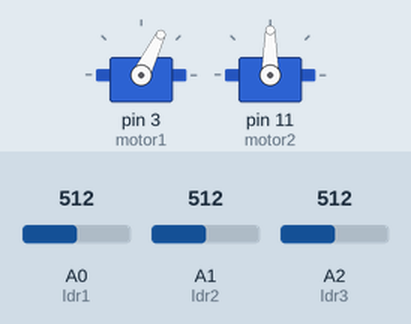
Recording of a sketch running on a simulated Arduino Uno, built with avr-gcc and run on an emulated ATmega328P. Shown: 2 × servo. Inputs (shaded band) come from the test bench; at power-on: A0 (ldr1) = 512, A1 (ldr2) = 512, A2 (ldr3) = 512.

Above: at 1.2 s.
1.3 s: A0 (ldr1) set to 539
At 1.6 s:
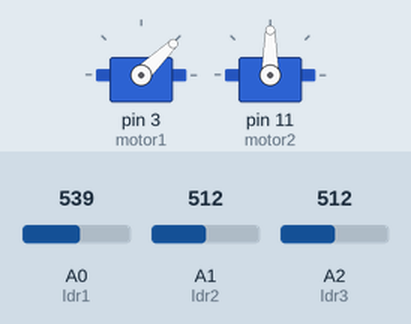
2.8 s: A1 (ldr2) set to 716
At 3.9 s:
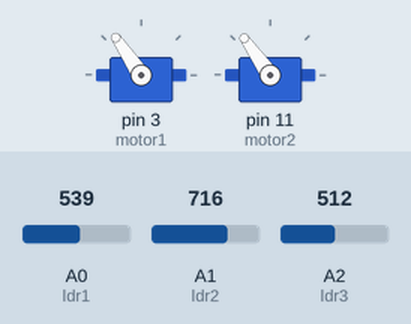
4.3 s: A2 (ldr3) set to 716
At 5.1 s:
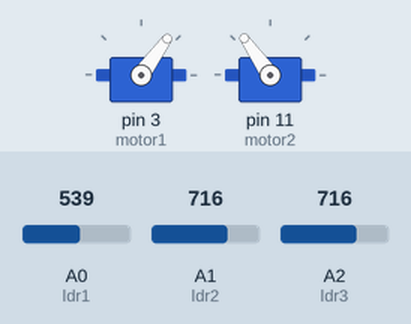
5.8 s: A1 (ldr2) set to 900
At 6.2 s:
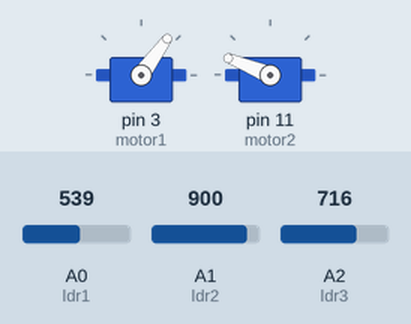
7.3 s: A0 (ldr1) set to 511
At 8.5 s:
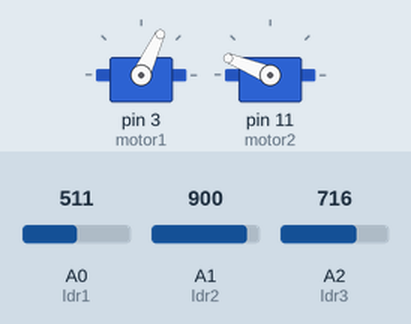
8.8 s: A2 (ldr3) set to 510
10.3 s: A2 (ldr3) set to 490
At 10.8 s:
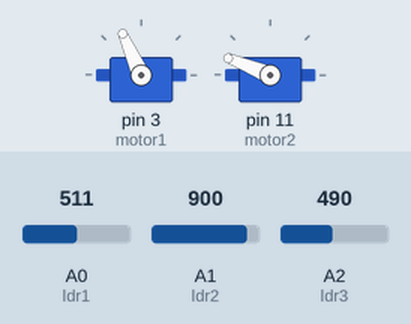
Timing chart, 0 to 12.8 s (numbered marks = the images above; inputs shaded):
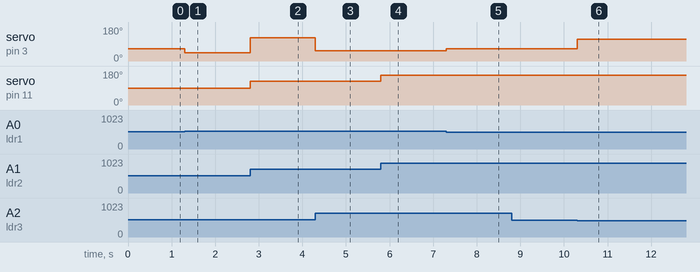

The sketch:

project02.ino
```cpp
#include <Servo.h>
#include <math.h>

int ldr1 = A0;
int ldr2 = A1;
int ldr3 = A2;
int lastPosition = 500;
Servo motor1;
Servo motor2;

void setup()
{
  pinMode(ldr1, INPUT);
  pinMode(ldr2, INPUT);
  pinMode(ldr3, INPUT);
  motor1.attach(3);
  motor2.attach(11);
  Serial.begin(9600);
}

void loop()
{
  int reading1 = analogRead(ldr1);
  int reading2 = analogRead(ldr2);
  int reading3 = analogRead(ldr3);

  moveMotorX(reading1, reading2, reading3);
  moveMotorY(reading2);
}

void  moveMotorX(int reading1, int reading2, int reading3)
{
  int result;
  int diffA = reading1 - reading2;
  int diffB = reading3 - reading2;

  if (abs(abs(diffA) - abs(diffB)) > 10)
  {
    if (abs(diffA) > abs(diffB) && abs(diffA) > 20)
    {
      result = map(diffA, -900, 900, 90, 0);
    }
    else if (abs(diffA) <= abs(diffB) && abs(diffB) > 20)
    {
      result = map(diffB, -900, 900, 90, 180);
    }
  }
  if (abs(result - lastPosition) > 10 && (result > 100 || result < 80))
  {
    lastPosition = result;
    motor1.write(result);
  }
}

void  moveMotorY(int reading2)
{
  motor2.write(map(reading2, 0, 1023, 0, 180));
}
```

Measured:
- the behaviour switches between 532 and 533 on A0 (ldr1) (found by bisection; images 0 and 1)
- the behaviour switches between 501 and 500 on A2 (ldr3) (found by bisection; images 5 and 6)
- after the input at 1.3 s, servo on pin 3 (motor1): 64° → 44° at once
- after the input at 2.8 s, servo on pin 3 (motor1): 44° → 124° at once; servo on pin 11 (motor2): 90° → 125° at once
- after the input at 4.3 s, servo on pin 3 (motor1): 124° → 54° at once
- after the input at 5.8 s, servo on pin 11 (motor2): 125° → 158° at once
- after the input at 7.3 s, servo on pin 3 (motor1): 54° → 65° at once
- after the input at 8.8 s, every drawn part: stays the same
- after the input at 10.3 s, servo on pin 3 (motor1): 65° → 114° at once
